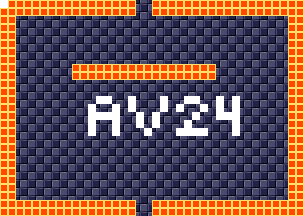

Tiled map render using the project's own tile images. Description and the map definition, with tile-layer contents summarised, below:
An orthogonal 38x27 tile map with 8x8 px tiles, 4 tile layers (background, foreground, room numbers, Objects), 15 tilesets.

<map version="1.5" tiledversion="1.7.1" orientation="orthogonal" renderorder="right-down" width="38" height="27" tilewidth="8" tileheight="8" infinite="0" nextlayerid="11" nextobjectid="1">
 <tileset firstgid="1" source="tilesheets/tsKarniMata.tsx" />
 <tileset firstgid="1025" source="tilesheets/tsVoodooWasp.tsx" />
 <tileset firstgid="2049" source="tilesheets/tsBurial.tsx" />
 <tileset firstgid="3073" source="tilesheets/tsBlueTemple.tsx" />
 <tileset firstgid="4097" source="tilesheets/tsGoddess.tsx" />
 <tileset firstgid="5121" source="tilesheets/tsKonark.tsx" />
 <tileset firstgid="6145" name="sEnemies" tilewidth="8" tileheight="8" tilecount="1024" columns="32">
  <image source="../grapx/tilesheets/sObjects.bmp" trans="ff94ff" width="256" height="256" />
 </tileset>
 <tileset firstgid="7169" source="tilesheets/tsIceTemple.tsx" />
 <tileset firstgid="8193" source="tilesheets/tsLavaArea.tsx" />
 <tileset firstgid="9217" source="tilesheets/tsBossArea.tsx" />
 <tileset firstgid="10241" source="tilesheets/tsPegu.tsx" />
 <tileset firstgid="11265" source="tilesheets/sTiwanakuTemple.tsx" />
 <tileset firstgid="12289" source="tilesheets/sIndraTemple.tsx" />
 <tileset firstgid="13313" source="tilesheets/sTeleport.tsx" />
 <tileset firstgid="14337" source="tilesheets/sObjects.tsx" />
 <layer id="2" name="background" width="38" height="27">
  <data>[1026 cells, 1026 non-empty, 2 distinct tile ids]</data>
 </layer>
 <layer id="1" name="foreground" width="38" height="27">
  <data>[1026 cells, 272 non-empty, 1 distinct tile ids]</data>
 </layer>
 <layer id="7" name="room numbers" width="38" height="27">
  <data>[1026 cells, 41 non-empty, 1 distinct tile ids]</data>
 </layer>
 <layer id="10" name="Objects" width="38" height="27">
  <data>[1026 cells, 0 non-empty, 0 distinct tile ids]</data>
 </layer>
</map>
